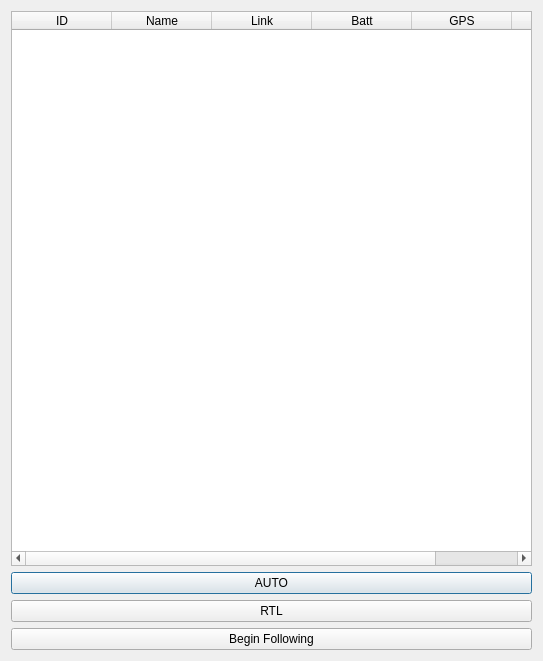
<?xml version="1.0" encoding="UTF-8"?>
<ui version="4.0">
 <class>dashboardDialog</class>
 <widget class="QDialog" name="dashboardDialog">
  <property name="geometry">
   <rect>
    <x>0</x>
    <y>0</y>
    <width>543</width>
    <height>661</height>
   </rect>
  </property>
  <property name="windowTitle">
   <string>Dashboard</string>
  </property>
  <layout class="QVBoxLayout" name="verticalLayout">
   <item>
    <widget class="QTableWidget" name="tableWidget">
     <column>
      <property name="text">
       <string>ID</string>
      </property>
     </column>
     <column>
      <property name="text">
       <string>Name</string>
      </property>
     </column>
     <column>
      <property name="text">
       <string>Link</string>
      </property>
     </column>
     <column>
      <property name="text">
       <string>Batt</string>
      </property>
     </column>
     <column>
      <property name="text">
       <string>GPS</string>
      </property>
     </column>
     <column>
      <property name="text">
       <string>Mode</string>
      </property>
     </column>
    </widget>
   </item>
   <item>
    <widget class="QPushButton" name="btn_AUTO">
     <property name="text">
      <string>AUTO</string>
     </property>
    </widget>
   </item>
   <item>
    <widget class="QPushButton" name="btn_RTL">
     <property name="text">
      <string>RTL</string>
     </property>
    </widget>
   </item>
   <item>
    <widget class="QPushButton" name="btn_beginFollow">
     <property name="text">
      <string>Begin Following</string>
     </property>
    </widget>
   </item>
  </layout>
 </widget>
 <resources/>
 <connections/>
</ui>
